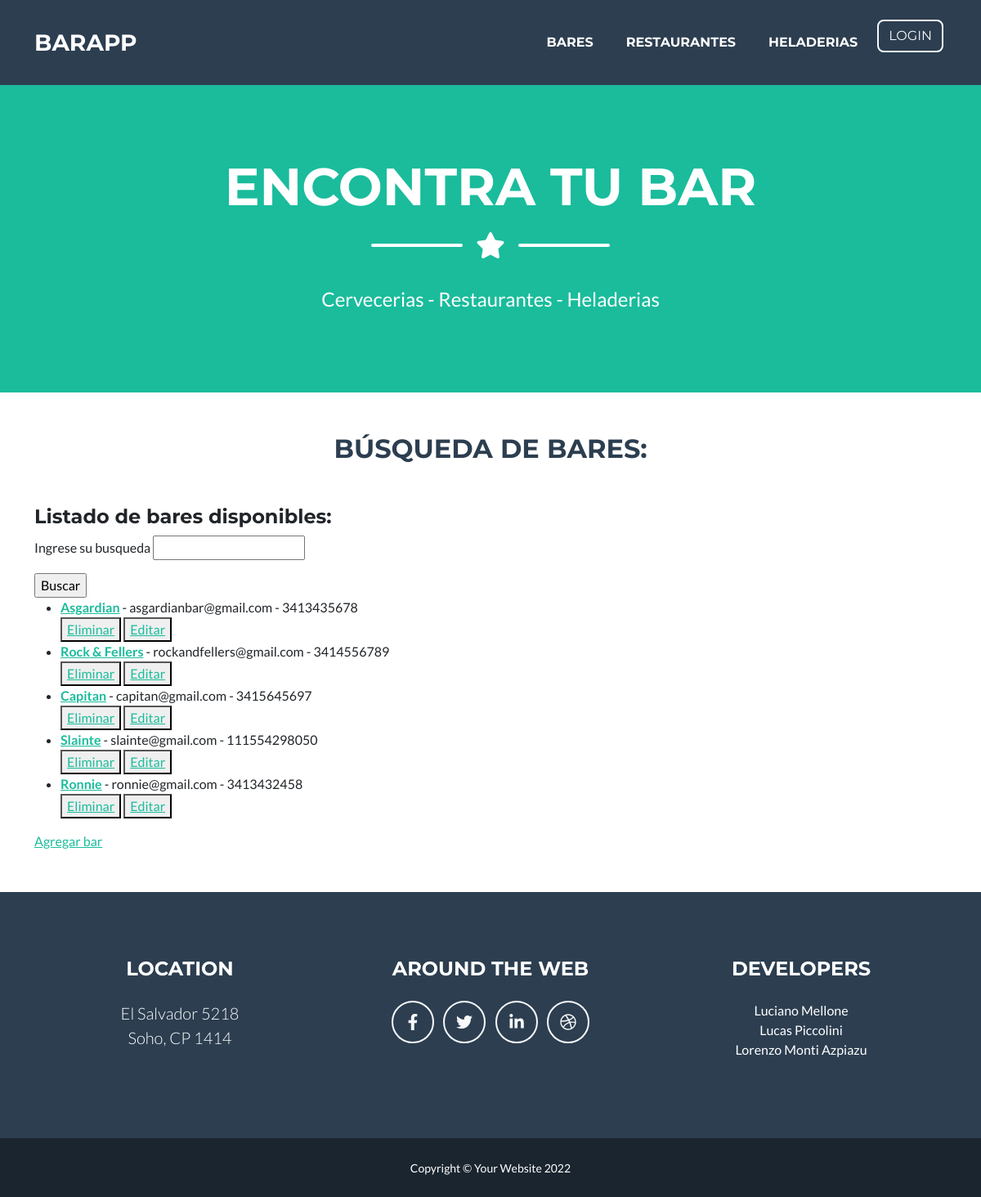
The app's page /app-bares/bares/, older data.
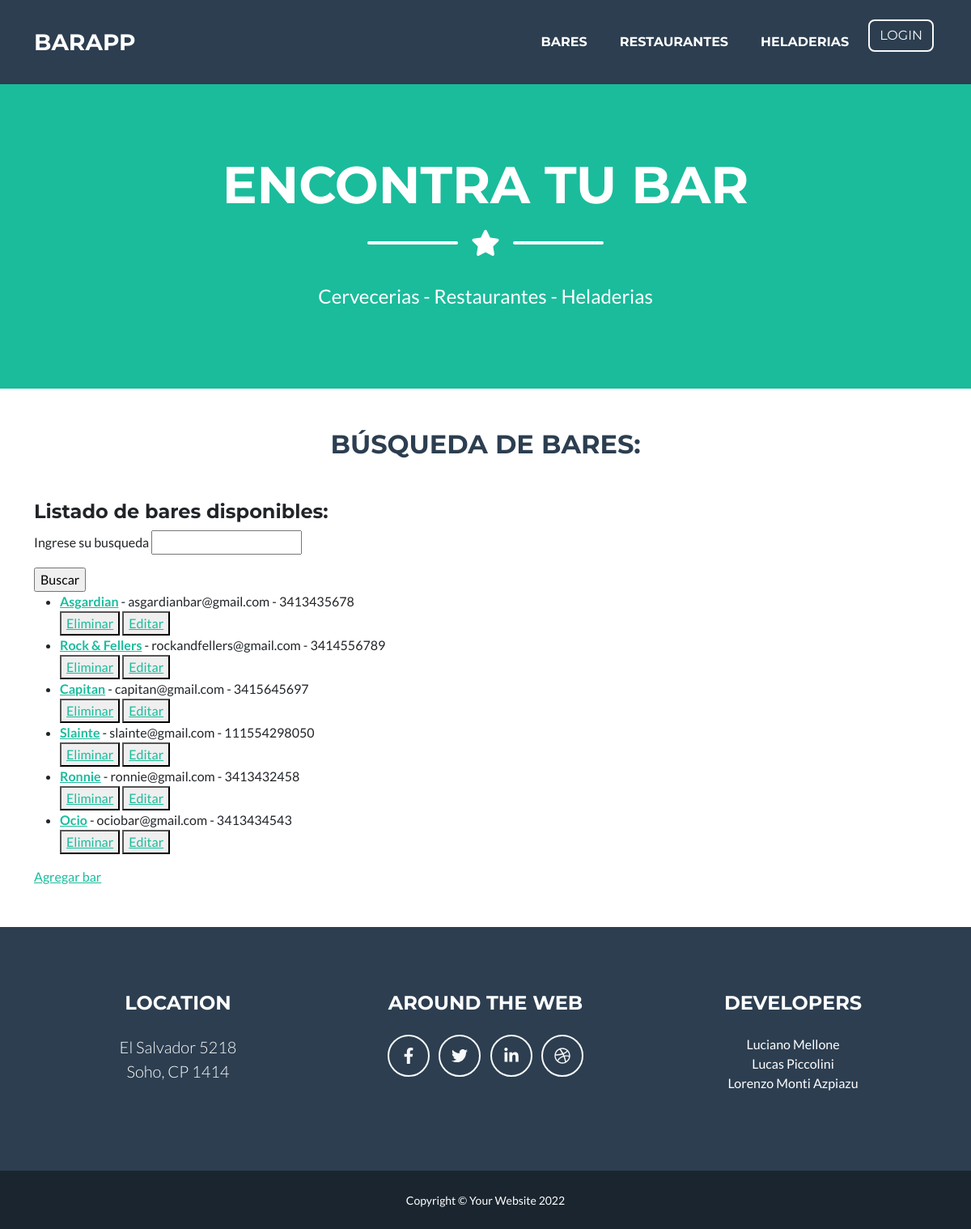
The same page, newer data.
### Bares/models.py (models this page shows, shortened)
class Bares(models.Model):
    nombre = models.CharField(max_length = 100)
    email = models.EmailField(verbose_name="Correo electrónico")
    telefono = models.IntegerField()

### Bares/views.py (the view)
# urls.py: path('bares/', BaresList.as_view(), name="Bares"),
class BaresList(ListView):
    model = Bares
    template_name = 'bares.html'
    context_object_name = "listabares"

### Bares/Templates/Bares.html
{% extends 'padre.html' %}
{% load static %}
{% block contenidoQueCambia %}
    <h2 class="page-section-heading text-center text-uppercase text-secondary mb-0" id="titulo-listas">Búsqueda de bares:</h2>
    <h4>Listado de bares disponibles:</h4>
    <form action="{% url 'buscar_bar' %}" method="GET">{% csrf_token %}
        <p>Ingrese su busqueda <input type="string" name="bar"/> </p>
        <input type="submit" value="Buscar">
    </form>
    <ul>
        {% for bar in listabares %}
            <li><strong><a href="{% url 'detalle_bares' bar.id %}">{{bar.nombre}}</a></strong> - {{bar.email}} - {{bar.telefono}}</li>
            <div>
                <button>
                    <a href="{% url 'bar_delete' bar.id %}">Eliminar</a>
                </button>
                <button>
                    <a href="{% url 'bar_update' bar.id %}">Editar</a>
                </button>
            </div>
        {% endfor %}
    </ul>
    <p><a href="{% url 'bar_create' %}">Agregar bar</a></p>
{% endblock contenidoQueCambia %}

Row changes from the older to the newer data that the page shows:
added Bares: nombre "Ocio", email "ociobar@gmail.com", telefono "3413434543"
